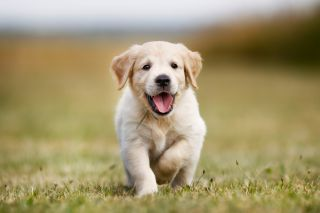
#> input picture pupper.jpg, 320 x 213 px
$ python 5_histogram_equalisation.py --image pupper.jpg
#> lines starting #> are read from the running program, lines starting #| are printed output that depends on the picture
from matplotlib import pyplot as plt
import numpy as np
import argparse
import cv2

ap = argparse.ArgumentParser()
ap.add_argument("-i", "--image", required=True, help="Path to the image")
args = vars(ap.parse_args())
image = cv2.imread(args["image"])
#> image is the input picture: shape (213, 320, 3); mean B, G, R 110.9, 150.6, 163.8
'''Histogram equalization improves the contrast of an image
by “stretching” the distribution of pixels.'''

image = cv2.cvtColor(image, cv2.COLOR_BGR2GRAY)
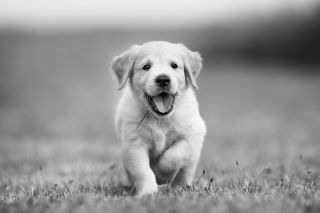
#> image: shape (213, 320); min 1, max 253, mean 150
eq = cv2.equalizeHist(image)
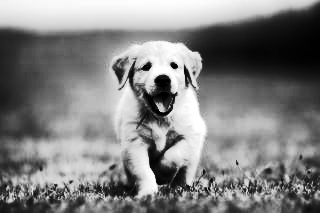
#> eq: shape (213, 320); min 0, max 255, mean 128.6
# `np.hstack` Stack arrays in sequence horizontally (column wise)
cv2.imshow("Histogram Equalization", np.vstack([image, eq]))
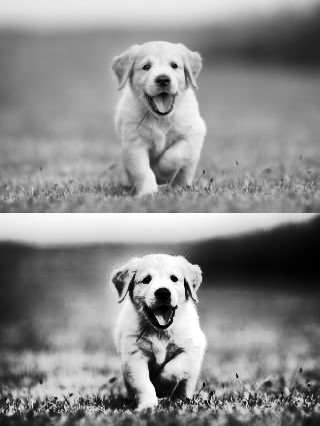
#> window 'Histogram Equalization': shape (426, 320); min 0, max 255, mean 139.3

org_hist = cv2.calcHist([image], [0], None, [256], [0, 256])
#> org_hist = 256 values, max 1176 at index 140, min 0 at index 0, mean 266.2
hist = cv2.calcHist([eq], [0], None, [256], [0, 256])
#> hist = 256 values, max 1176 at index 95, min 0 at index 47, mean 266.2
# make a figure
plt.figure()
# set title,x,y labels
plt.title("Before and after Histogram Equalization")
plt.xlabel("Bins")
plt.ylabel("# of pixels")
# plot it
plt.plot(hist)
plt.plot(org_hist)

''' We see that hist equalisation spreads the peak from wherever it is'''
cv2.waitKey(0)
plt.show()
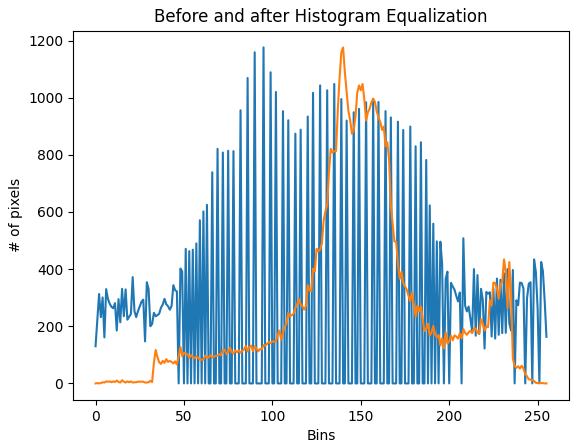
#> figure drawn by matplotlib, 1 panel; curve peaks at x = 95, y = 1176; curve peaks at x = 140, y = 1176

''' Can provide a mask to only analyse a region of the image that intrests us '''
